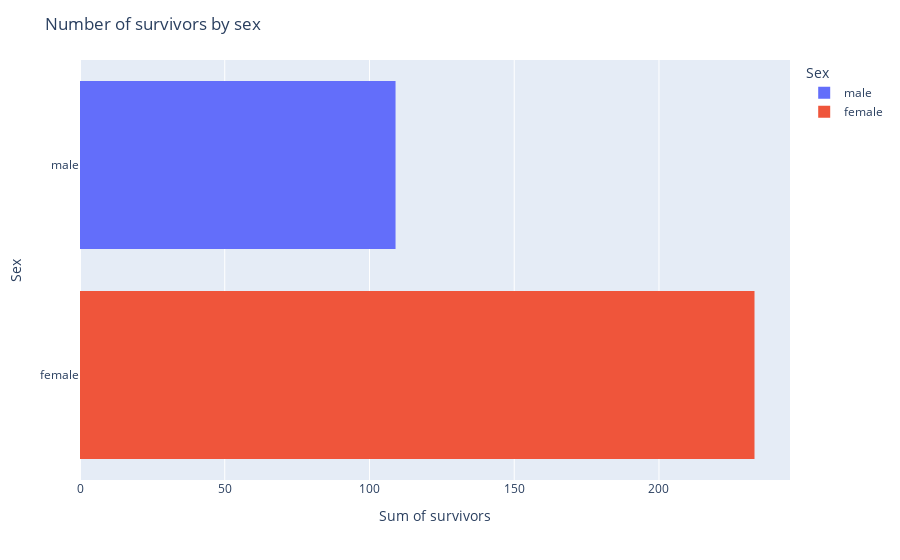

Notebook code cell kept with this figure:
### Code cell
fig = px.histogram(train, x='Survived', y='Sex', color='Sex')
fig.update_layout(
    title = {
        'text': f"Number of survivors by sex"
    },
    xaxis_title = "Sum of survivors",
    yaxis_title="Sex"
)
fig.show()

### Figure 1 — Plotly figure (JSON) as saved in the notebook; plotly's stock layout.template omitted (floating-point values rounded to 4 significant figures; data arrays with more than 128 entries replaced by an {"elided": "..."} marker saying what was removed)
{"data": [{"bingroup": "y", "histfunc": "sum", "hovertemplate": "Sex=%{y}<br>sum of Survived=%{x}<extra></extra>", "legendgroup": "male", "marker": {"color": "#636efa", "pattern": {"shape": ""}}, "name": "male", "orientation": "h", "showlegend": true, "type": "histogram", "x": {"elided": "577 int values"}, "xaxis": "x", "y": {"elided": "577 str values"}, "yaxis": "y"}, {"bingroup": "y", "histfunc": "sum", "hovertemplate": "Sex=%{y}<br>sum of Survived=%{x}<extra></extra>", "legendgroup": "female", "marker": {"color": "#EF553B", "pattern": {"shape": ""}}, "name": "female", "orientation": "h", "showlegend": true, "type": "histogram", "x": {"elided": "314 int values"}, "xaxis": "x", "y": {"elided": "314 str values"}, "yaxis": "y"}], "layout": {"barmode": "relative", "legend": {"title": {"text": "Sex"}, "tracegroupgap": 0}, "margin": {"t": 60}, "title": {"text": "Number of survivors by sex"}, "xaxis": {"anchor": "y", "domain": [0, 1], "title": {"text": "Sum of survivors"}}, "yaxis": {"anchor": "x", "categoryarray": ["female", "male"], "categoryorder": "array", "domain": [0, 1], "title": {"text": "Sex"}}}}
